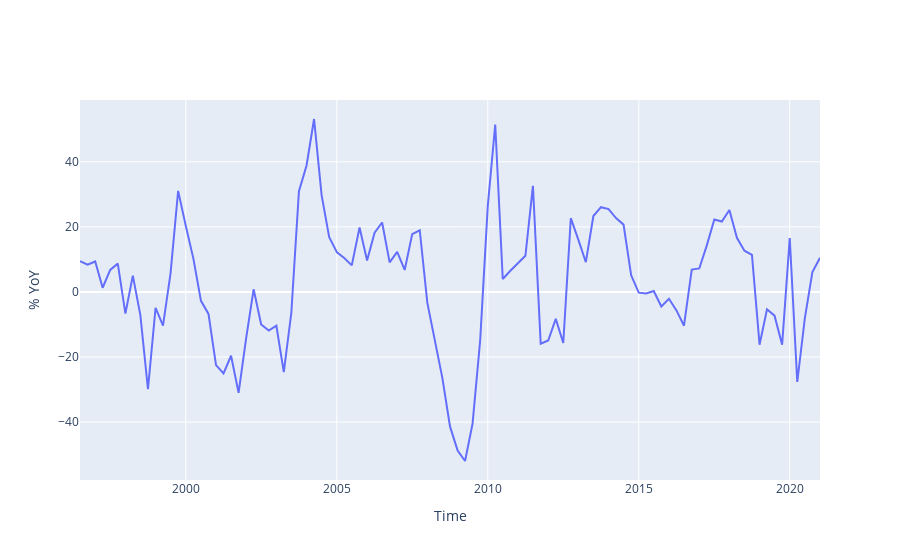

Notebook source saved alongside this figure:
### Code cell
fig2 = make_subplots(rows=1, cols=1)

fig2.add_trace(go.Scatter(x=gegb_dif.index,y=gegb_dif["GEGB Difference"],name="Equities - Bond, %YoY"),row=1,col=1)

fig2.update_xaxes(title_text="Time")
fig2.update_yaxes(title_text="% YoY",row=1,col=1)
